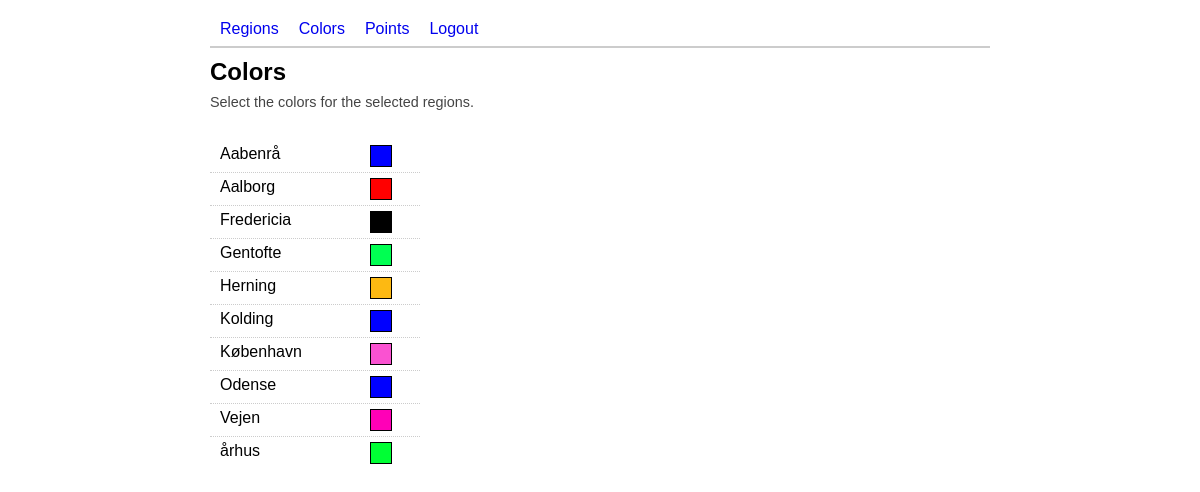
The app's page /admin/colors.php, older data.
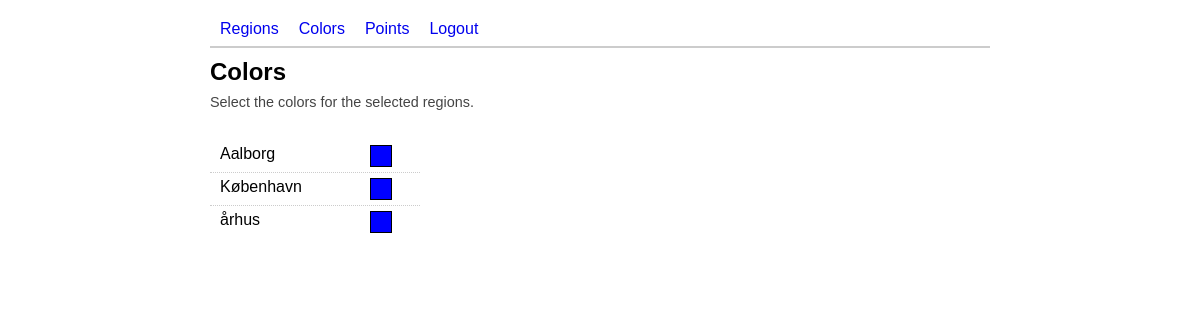
The same page, newer data.
### tables this page shows
CREATE TABLE `regions` (
  `id` int(11) NOT NULL AUTO_INCREMENT,
  `name` text NOT NULL,
  `file` text NOT NULL,
  `selected` tinyint(4) NOT NULL DEFAULT '0',
  `color` varchar(7) NOT NULL DEFAULT '#0000FF',
  `population` int(11) NOT NULL DEFAULT '0',
  PRIMARY KEY (`id`)
);

### utils/conf.php.inc (called while the page is built, shortened)
<?php
class Conf {
  private $database = 'ting_map';
  private $server   = 'localhost';
  private $user     = 'root';
  private $passwd   = 'Hr1Rod';
  public function getDB() {
    return $this->database;
  }
  public function getServer() {
    return $this->server;
  }
  public function getUser() {
    return $this->user;
  }
  public function getPassword() {
    return $this->passwd;
  }
  private $webroot = null;
  public function getWebroot() {
    if ($this->webroot == null) {
      $path = substr(dirname(__FILE__), 0, strlen(dirname(__FILE__)) - 5);
      $this->webroot = substr($path, strlen($_SERVER['DOCUMENT_ROOT']));
      if ($this->webroot == '/') {
        $this->webroot = '';
      }
    }
    return $this->webroot;
  }
}
$conf = new Conf();
?>

### database/pdo_mysql.php.inc (called while the page is built, shortened)
<?php
include_once dirname(__FILE__).'/../utils/conf.php.inc';
class PDOMysql {
  protected $db = null;
  protected $server = null;
  protected $user = null;
  protected $passwd = null;
  protected $dbh;
  private static $instance;
  private function __construct() {
    global $conf;
    $this->db = $conf->getDB();
    $this->server = $conf->getServer();
    $this->user = $conf->getUser();
    $this->passwd = $conf->getPassword();
    $this->connect();
  }
  protected function connect() {
    if (!$this->dbh) {
      try {
        $this->dbh = new PDO('mysql:host=' . $this->server . ';dbname=' . $this->db, $this->user, $this->passwd);
        $this->dbh->query('SET NAMES utf8');
        $this->dbh->setAttribute(PDO::ATTR_ERRMODE, PDO::ERRMODE_EXCEPTION);
      }
      catch (PDOException $e) {
        throw new Exception('Error connecting to database: '. $e->getMessage() .'.');
      }
    }
  }
  public function execute($statement, $data = null) {
    $query = $this->dbh->prepare($statement);
    if ($data != null) {
      $query->execute($data);
    }
    else {
      $query->execute();
    }
    return $query;
  }
  public static function getInstance() {
    if (self::$instance === null) {
      self::$instance = new PDOMysql();
    }
    return self::$instance;
  }
}
?>

### database/regions.php.inc (called while the page is built, shortened)
<?php
class Regions {
  private $connection = null;
  public function __construct() {
    $this->connection = PDOMysql::getInstance();
  }
  public function __destruct() {
    $this->connection = null;
  }
  public function getAllSelectRegions() {
    $statement = 'SELECT id,name,file,color,population FROM regions WHERE selected = 1';
    $query = $this->connection->execute($statement);
    $regions = array();
    while ($row = $query->fetch(PDO::FETCH_ASSOC)) {
      $regions[$row['id']] = array('name' => ucfirst($row['name']),
                                   'file' => $row['file'],
                                   'color' => $row['color'],
                                   'population' => $row['population']);
    }
    return $regions;
  }
}
?>

### admin/colors.php (the view, shortened to what this page needs)
<?php
include_once dirname(__FILE__).'/../utils/layout.php.inc';
include_once dirname(__FILE__).'/../utils/conf.php.inc';
include_once dirname(__FILE__).'/../database/regions.php.inc';
function colors_page($conf) {
  $regions = new Regions();
  $selected_regions = $regions->getAllSelectRegions();
  $content = '<h2>Colors</h2>
             <p>Select the colors for the selected regions.</p>';
  $content .= '<div class="left">';
  $content .= '<dl id="color-selections">';
  foreach ($selected_regions as $key => $region) {
    $content .= '<dt class="color-name">'.$region['name'].'</dt>
                    <dd id="preview-color-'.$key.'">
                      <div class="preview-color"></div>
                      <input class="region-color" type="hidden" value="'.$region['color'].'"></input>
                      <input class="region-name" type="hidden" value="'.$region['name'].'"></input>
                      <input class="region-id" type="hidden" value="'.$key.'"></input>
                    </dd>';
  }
  $content .= '</dl>';
  $content .= '</div>';
  $content .= '<div id="color-box-selection" class="right box roundCorners">';
  $content .= '  <h2>Color selector</h2>';
  $content .= '  <p>Select a color an click "Save" or click on another rigion to auto save.</p>';
  $content .= '  <div class="center">';
  $content .= '    <p id="region-name"></p>';
  $content .= '    <div id="color-picker"></div>';
  $content .= '    <input name="color-hex" id="color-hex" type="text" value="#" size="6"></input>';
  $content .= '    <input name="region-color" id="region-color" type="hidden" value="#"></input>';
  $content .= '    <input name="region-id" id="region-id" type="hidden" value="#"></input>';
  $content .= '    <div class="button-wrapper">';
  $content .= '      <input type="button" id="color-save" value="Save"></input>';
  $content .= '    </div>';
  $content .= '  </div>';
  $content .= '</div>';
  $layout = new Layout();
  $layout->add_CSS_file('css/farbtastic.css');
  $layout->add_JS_file('js/colors.js');
  $layout->add_JS_file('js/farbtastic.js');
  $layout->add_content($content);
  echo $layout;
}
try {$action = strtolower(Utils::getParam('action'));} catch (Exception $e) {};
switch ($action) {
  default:
    echo colors_page($conf);
    break;
}
?>

### utils/layout.php.inc (shortened to what this page needs)
<?php
include_once 'conf.php.inc';
class Layout {
  private $css = array('css/style.css');
  private $js = array('js/curvycorners.js', 'js/jquery-1.3.2.min.js', 'js/utils.js');
  private $content = '';
  private $menu = null;
  private $conf = null;
  public function __construct() {
    global $conf;
    $this->conf = $conf;
    $this->menu = array('Regions' => $this->conf->getWebroot().'/admin/regions.php',
                        'Colors' => $this->conf->getWebroot().'/admin/colors.php',
                        'Points' => $this->conf->getWebroot().'/admin/points.php',
                        'Logout' => $this->conf->getWebroot().'/admin/logout.php');
  }
  public function __toString() {
    return $this->build();
  }
  public function add_JS_file($file) {
    $this->js[] = $file;
  }
  public function add_CSS_file($file) {
    $this->css[] = $file;
  }
  public function add_content($content) {
    $this->content = $content;
  }
  private function wrap_array_in_element($format, $array) {
    $str = '';
    foreach ($array as $value) {
      $str .= sprintf($format, $value);
    }
    return $str;
  }
  private function renderMenu() {
    $output = '<div id="menu">';
    if ($this->menu != null) {
      $output .= '<ul>';
      foreach ($this->menu as $text => $link) {
        $output .= '<li><a href="'.$link.'">'.$text.'</a></li>';
      }
      $output .= '</ul>';
    }
    $output .= "</div>";
    return $output;
  }
  private function build() {
    $page = '<!DOCTYPE html PUBLIC "-//W3C//DTD XHTML 1.0 Strict//EN" "http://www.w3.org/TR/xhtml1/DTD/xhtml1-strict.dtd">
             <html xmlns="http://www.w3.org/1999/xhtml">
             <head>
               <meta http-equiv="content-type" content="text/html; charset=utf-8"/>
               '. $this->wrap_array_in_element('<link href="'. $this->conf->getWebroot() .'/%s" rel="stylesheet" type="text/css"></link>', $this->css) .'
               '. $this->wrap_array_in_element('<script type="text/javascript" src="'. $this->conf->getWebroot() .'/%s"></script>', $this->js) .'
               <title>
                 TING udbredelseskort
               </title>
             </head>
             <body>
               <div id="page">
                  '.$this->renderMenu().'
                <div id="content">
                  '.$this->content.'
                </div>
               </div>
             </body>
             </html>';
    return $page;
  }
}
?>

### css/style.css (style rules this page uses)
body { margin:20px 0px; padding:0px; text-align:center; font-family: arial, sans-serif; font-size: 16px; }
h2 { margin: 0px; margin-bottom: 8px; }
p { margin-top: 2px; color: #444; }
.left { float: left; }
#page { width: 800px; margin: 0px auto; text-align: left; }
#content { margin: 10px; padding-left: 10px; padding-right: 10px; }
#content p { font-size: 90%; }
#menu { margin: 10px; }
#menu ul { list-style: none; margin: 0px; padding: 0px; padding-bottom: 8px; border-bottom: 2px solid #CCC; }
#menu li { position: relative; display: inline; }
#menu li a { padding-left: 10px; padding-right: 10px; text-decoration: none; }
#color-selections { width: 210px; }
#color-selections dt { float: left; padding: 5px 0; width: 100px; clear: left; margin-left: 10px; }
#color-selections dd { border-bottom: 1px dotted #ccc; padding: 5px 0; margin: 0; }
#color-selections .preview-color { width: 20px; height: 20px; margin-left: 160px; border: 1px solid black; cursor: pointer; }
#color-selections dd:last-child { border-bottom: none; }
div#content { width: 900px; margin: 0 auto; }

Row changes from the older to the newer data that the page shows:
no longer on this page (row edited): regions: name "Aabenrå"
no longer on this page (row edited): regions: name "Fredericia"
no longer on this page (row edited): regions: name "Gentofte"
no longer on this page (row edited): regions: name "Herning"
no longer on this page (row edited): regions: name "Kolding"
no longer on this page (row edited): regions: name "Odense"
no longer on this page (row edited): regions: name "Vejen"
